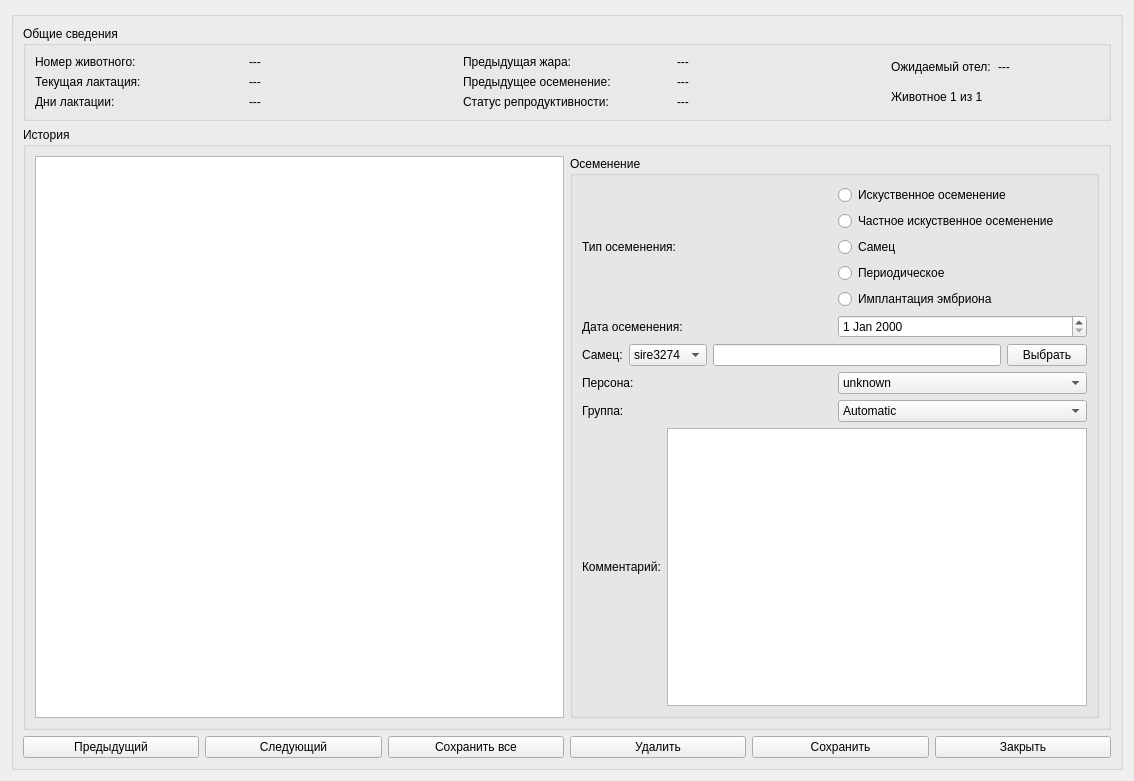
<?xml version="1.0" encoding="UTF-8"?>
<ui version="4.0">
 <class>Form_1_9_insemenation</class>
 <widget class="QWidget" name="Form_1_9_insemenation">
  <property name="geometry">
   <rect>
    <x>0</x>
    <y>0</y>
    <width>1134</width>
    <height>781</height>
   </rect>
  </property>
  <property name="windowTitle">
   <string>Form</string>
  </property>
  <layout class="QVBoxLayout" name="verticalLayout_4">
   <item>
    <widget class="QGroupBox" name="groupBox_2">
     <property name="title">
      <string/>
     </property>
     <layout class="QVBoxLayout" name="verticalLayout_9">
      <item>
       <widget class="QGroupBox" name="groupBox_5">
        <property name="title">
         <string>Общие сведения</string>
        </property>
        <layout class="QHBoxLayout" name="horizontalLayout_11">
         <item>
          <layout class="QVBoxLayout" name="verticalLayout_3">
           <item>
            <widget class="QLabel" name="label_7">
             <property name="text">
              <string>Номер животного:</string>
             </property>
            </widget>
           </item>
           <item>
            <widget class="QLabel" name="label_8">
             <property name="text">
              <string>Текущая лактация:</string>
             </property>
            </widget>
           </item>
           <item>
            <widget class="QLabel" name="label_9">
             <property name="text">
              <string>Дни лактации:</string>
             </property>
            </widget>
           </item>
          </layout>
         </item>
         <item>
          <layout class="QVBoxLayout" name="verticalLayout_5">
           <item>
            <widget class="QLabel" name="label_number">
             <property name="text">
              <string>---</string>
             </property>
            </widget>
           </item>
           <item>
            <widget class="QLabel" name="label_current_lactation">
             <property name="text">
              <string>---</string>
             </property>
            </widget>
           </item>
           <item>
            <widget class="QLabel" name="label_days_lactation_2">
             <property name="text">
              <string>---</string>
             </property>
            </widget>
           </item>
          </layout>
         </item>
         <item>
          <layout class="QVBoxLayout" name="verticalLayout_6">
           <item>
            <widget class="QLabel" name="label_10">
             <property name="text">
              <string>Предыдущая жара:</string>
             </property>
            </widget>
           </item>
           <item>
            <widget class="QLabel" name="label_11">
             <property name="text">
              <string>Предыдущее осеменение:</string>
             </property>
            </widget>
           </item>
           <item>
            <widget class="QLabel" name="label_12">
             <property name="text">
              <string>Статус репродуктивности:</string>
             </property>
            </widget>
           </item>
          </layout>
         </item>
         <item>
          <layout class="QVBoxLayout" name="verticalLayout_7">
           <item>
            <widget class="QLabel" name="label_previous_heat">
             <property name="text">
              <string>---</string>
             </property>
            </widget>
           </item>
           <item>
            <widget class="QLabel" name="label_previous_insemenation">
             <property name="text">
              <string>---</string>
             </property>
            </widget>
           </item>
           <item>
            <widget class="QLabel" name="label_status_reproduction">
             <property name="text">
              <string>---</string>
             </property>
            </widget>
           </item>
          </layout>
         </item>
         <item>
          <layout class="QVBoxLayout" name="verticalLayout_8">
           <item>
            <layout class="QHBoxLayout" name="horizontalLayout_2">
             <item>
              <widget class="QLabel" name="label_13">
               <property name="text">
                <string>Ожидаемый отел:</string>
               </property>
              </widget>
             </item>
             <item>
              <widget class="QLabel" name="label_wait_otel">
               <property name="text">
                <string>---</string>
               </property>
              </widget>
             </item>
            </layout>
           </item>
           <item>
            <widget class="QLabel" name="label_14">
             <property name="text">
              <string>Животное 1 из 1</string>
             </property>
            </widget>
           </item>
          </layout>
         </item>
        </layout>
       </widget>
      </item>
      <item>
       <layout class="QHBoxLayout" name="horizontalLayout_9">
        <item>
         <widget class="QGroupBox" name="groupBox_3">
          <property name="title">
           <string>История</string>
          </property>
          <layout class="QHBoxLayout" name="horizontalLayout">
           <item>
            <widget class="QTableWidget" name="tableWidget"/>
           </item>
           <item>
            <widget class="QGroupBox" name="groupBox_4">
             <property name="title">
              <string>Осеменение</string>
             </property>
             <layout class="QVBoxLayout" name="verticalLayout_2">
              <item>
               <layout class="QHBoxLayout" name="horizontalLayout_3">
                <item>
                 <widget class="QLabel" name="label">
                  <property name="text">
                   <string>Тип осеменения:</string>
                  </property>
                 </widget>
                </item>
                <item>
                 <layout class="QVBoxLayout" name="verticalLayout">
                  <item>
                   <widget class="QRadioButton" name="radioButton_AI">
                    <property name="text">
                     <string>Искуственное осеменение</string>
                    </property>
                   </widget>
                  </item>
                  <item>
                   <widget class="QRadioButton" name="radioButton_diy_ai">
                    <property name="text">
                     <string>Частное искуственное осеменение</string>
                    </property>
                   </widget>
                  </item>
                  <item>
                   <widget class="QRadioButton" name="radioButton_sire">
                    <property name="text">
                     <string>Самец</string>
                    </property>
                   </widget>
                  </item>
                  <item>
                   <widget class="QRadioButton" name="radioButton_period">
                    <property name="text">
                     <string>Периодическое</string>
                    </property>
                   </widget>
                  </item>
                  <item>
                   <widget class="QRadioButton" name="radioButton_implant_embrion">
                    <property name="text">
                     <string>Имплантация эмбриона</string>
                    </property>
                   </widget>
                  </item>
                 </layout>
                </item>
               </layout>
              </item>
              <item>
               <layout class="QHBoxLayout" name="horizontalLayout_4">
                <item>
                 <widget class="QLabel" name="label_2">
                  <property name="text">
                   <string>Дата осеменения:</string>
                  </property>
                 </widget>
                </item>
                <item>
                 <widget class="QDateEdit" name="dateEdit_datr_insemenation"/>
                </item>
               </layout>
              </item>
              <item>
               <layout class="QHBoxLayout" name="horizontalLayout_5">
                <item>
                 <widget class="QLabel" name="label_3">
                  <property name="text">
                   <string>Самец:</string>
                  </property>
                 </widget>
                </item>
                <item>
                 <widget class="QComboBox" name="comboBox_sires">
                  <item>
                   <property name="text">
                    <string>sire3274</string>
                   </property>
                  </item>
                 </widget>
                </item>
                <item>
                 <widget class="QLineEdit" name="lineEdit_sire"/>
                </item>
                <item>
                 <widget class="QPushButton" name="pushButton_sire_select">
                  <property name="text">
                   <string>Выбрать</string>
                  </property>
                 </widget>
                </item>
               </layout>
              </item>
              <item>
               <layout class="QHBoxLayout" name="horizontalLayout_6">
                <item>
                 <widget class="QLabel" name="label_4">
                  <property name="text">
                   <string>Персона: </string>
                  </property>
                 </widget>
                </item>
                <item>
                 <widget class="QComboBox" name="comboBox_persons">
                  <item>
                   <property name="text">
                    <string>unknown</string>
                   </property>
                  </item>
                 </widget>
                </item>
               </layout>
              </item>
              <item>
               <layout class="QHBoxLayout" name="horizontalLayout_7">
                <item>
                 <widget class="QLabel" name="label_5">
                  <property name="text">
                   <string>Группа:</string>
                  </property>
                 </widget>
                </item>
                <item>
                 <widget class="QComboBox" name="comboBox_group">
                  <item>
                   <property name="text">
                    <string>Automatic</string>
                   </property>
                  </item>
                 </widget>
                </item>
               </layout>
              </item>
              <item>
               <layout class="QHBoxLayout" name="horizontalLayout_8">
                <item>
                 <widget class="QLabel" name="label_6">
                  <property name="text">
                   <string>Комментарий:</string>
                  </property>
                 </widget>
                </item>
                <item>
                 <widget class="QTextEdit" name="textEdit_remarks"/>
                </item>
               </layout>
              </item>
             </layout>
            </widget>
           </item>
          </layout>
         </widget>
        </item>
       </layout>
      </item>
      <item>
       <layout class="QHBoxLayout" name="horizontalLayout_10">
        <item>
         <widget class="QPushButton" name="pushButton_previous">
          <property name="text">
           <string>Предыдущий</string>
          </property>
         </widget>
        </item>
        <item>
         <widget class="QPushButton" name="pushButton_next">
          <property name="text">
           <string>Следующий</string>
          </property>
         </widget>
        </item>
        <item>
         <widget class="QPushButton" name="pushButton_save_all">
          <property name="text">
           <string>Сохранить все</string>
          </property>
         </widget>
        </item>
        <item>
         <widget class="QPushButton" name="pushButton_delete">
          <property name="text">
           <string>Удалить</string>
          </property>
         </widget>
        </item>
        <item>
         <widget class="QPushButton" name="pushButton_save">
          <property name="text">
           <string>Сохранить</string>
          </property>
         </widget>
        </item>
        <item>
         <widget class="QPushButton" name="pushButton_close">
          <property name="text">
           <string>Закрыть</string>
          </property>
         </widget>
        </item>
       </layout>
      </item>
     </layout>
    </widget>
   </item>
  </layout>
 </widget>
 <resources/>
 <connections/>
</ui>
